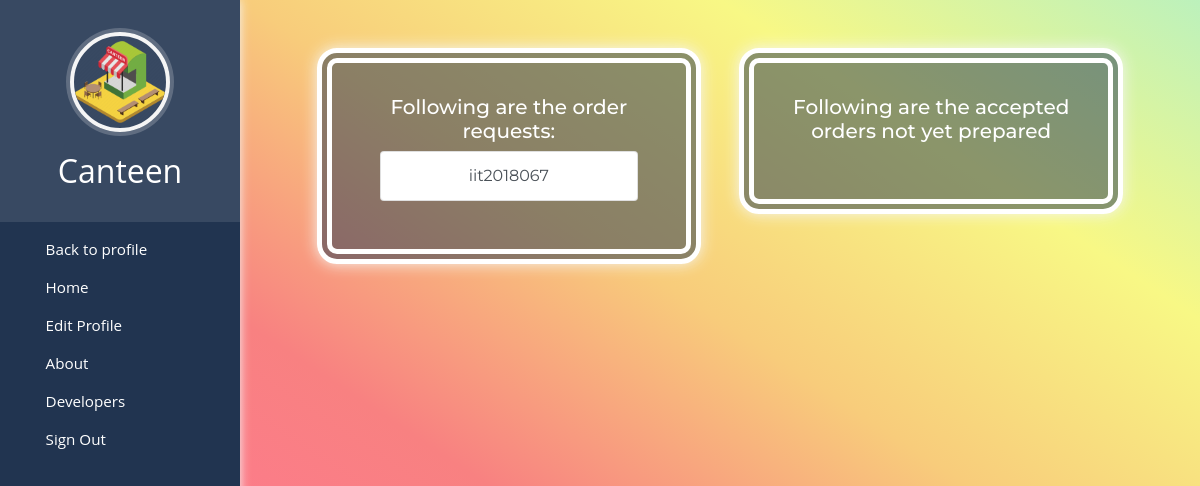
The app's page /index/canteen/view/view_requests, older data.
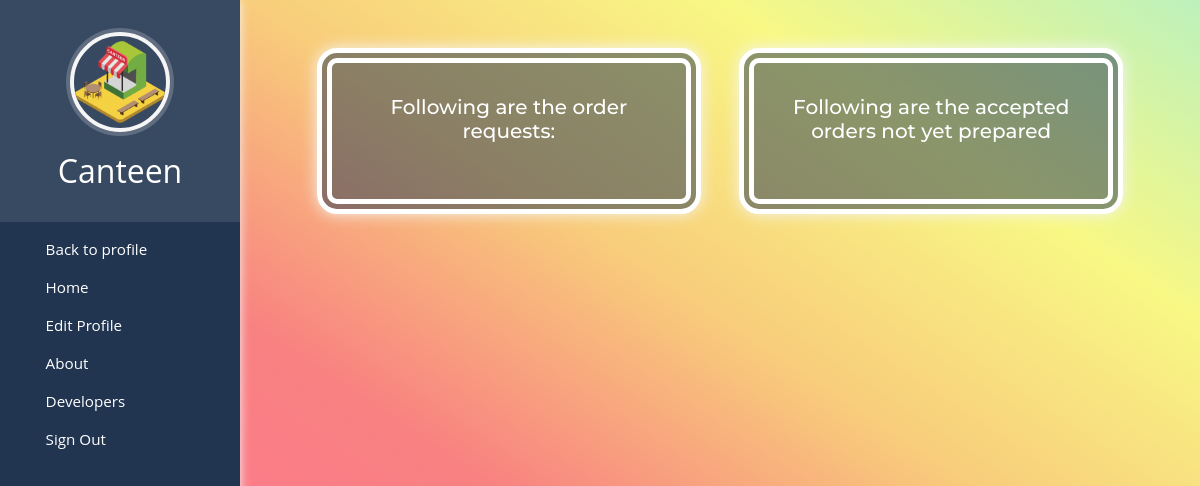
The same page, newer data.
### canteen/models.py (models this page shows)
class Profile3(models.Model):
    username = models.CharField(max_length=100)
    order_status = models.IntegerField(default=None)

### canteen/views.py (the view)
# urls.py: path('view/view_requests', views.view_requests, name='view_orders'),
def view_requests(request):
    all_profiles = Profile3.objects.all()
    return render(request,'canteen/canteen_page.html',{'all_profiles': all_profiles})

### canteen/templates/canteen/canteen_page.html (shortened to what this page needs)
<!DOCTYPE html>
{% load static %}
<html lang="en">
<head>
    <link rel="stylesheet" href="https://stackpath.bootstrapcdn.com/bootstrap/4.3.1/css/bootstrap.min.css">
</head>
<body>
    <nav class="menu" tabindex="0">
        <header class="avatar">
            <img src="{% static 'canteen/images/res.webp' %}" />
            <h2>Canteen</h2>
        </header>
        <ul>
            <li tabindex="0" class="icon-arrow-left"><a class="dashboard" href="{% url 'canteen_logged_in' %}"><span>Back to profile</span></a></li>
            <a class="dashboard" href="{% url 'index' %}">
            <li tabindex="0" class="icon-home"><span>Home</span></li></a>
            <a class="dashboard" href="{% url 'canteen_edit_profile' %}"><li tabindex="0" class="icon-profile"><span>Edit Profile</span></li></a>
            <a class="dashboard" href="{% url 'about' %}"><li tabindex="0" class="icon-customers"><span>About</span></li></a>
            <a class="dashboard" href="{% url 'developers' %}"><li tabindex="0" class="icon-users"><span>Developers</span></li></a>
            <a class="dashboard" href="{% url 'canteen_logout' %}"><li tabindex="0" class="icon-signo"><span>Sign Out</span></li></a>
        </ul>
    </nav>
    <main>
{% if all_profiles %}
    <div class="popout container" style="margin-bottom: 3%;text-align:center;"><h5>Following are the order requests:<br></h5>
<div class="list-group">
{% for profile in all_profiles %}
    {% if profile.order_status == 0 %}
    <a href="{% url 'canteen_individual_order' profile.id %}" class="list-group-item list-group-item-action" id="pp" style="text-align: center;">{{ profile.username }}</a>
    {% endif %}
{% endfor %}
</div>
</div>
  <div class="popout container" style="margin-left: 52%;">
  <h5>Following are the accepted orders not yet prepared</h5>
  </div>
{% else %}
 <div class="popout container" style="text-align: center; margin-left:25%; width:50%; background-color:rgba(74, 255, 98, 0.5); color:black"><h2>No orders!</h2></div>
{% endif %}
</main>
</body>

Row changes from the older to the newer data that the page shows:
no longer on this page (row edited): Profile3: username "iit2018067"
